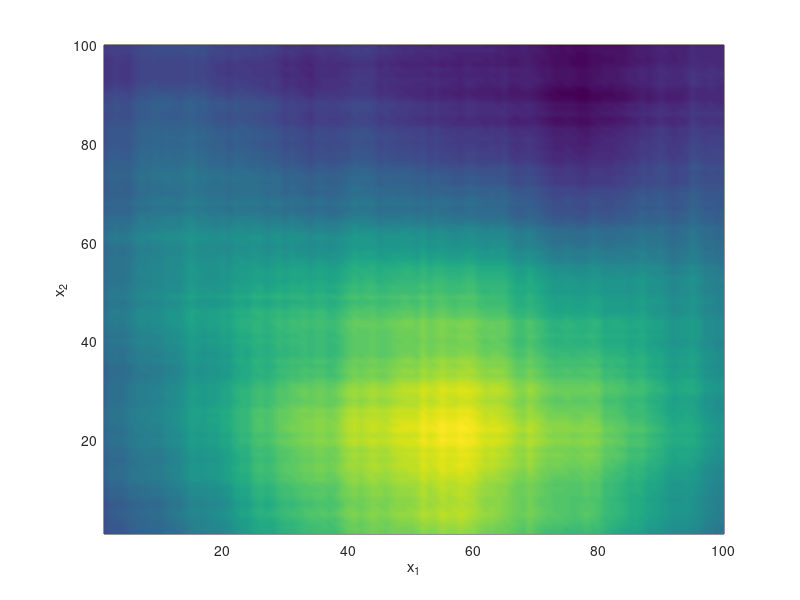

MATLAB code to generate this figure: (Note: this script raises an error after producing the figure.)
%% SARGIS S YONAN
% Master Thesis
% Autonomous Systems Lab

clear all;
close all;
clc;

%% Create a random gaussian distributed autocorrelated field
% and save to a file
% field settings
field_size = 100; % final area will be this square area
field_distribution = 'gaussian';
field_gain = 100;

[X,~] = meshgrid(0: field_size - 1);
Z = randn(size(X)); % normally distributed -- used rand() for a single round point

sigma = 32; % inverse noise
% autocorrelation
field = field_gain * imfilter(Z, fspecial(field_distribution, [field_size, field_size], sigma));

save('generated_field.mat', 'field');

%% create a plot for the paper

figure(1);
top_surf = pcolor(field); 
xlabel('x_1');
ylabel('x_2');
zlabel('u');
shading interp; % gets rid of the grid lines on the surf()

export_img_latex(gcf, 'generated_field_top_view')


figure(2);
side_surf = surf(field);
xlabel('x_1');
ylabel('x_2');
zlabel('u');

export_img_latex(gcf, 'generated_field_side_view')
